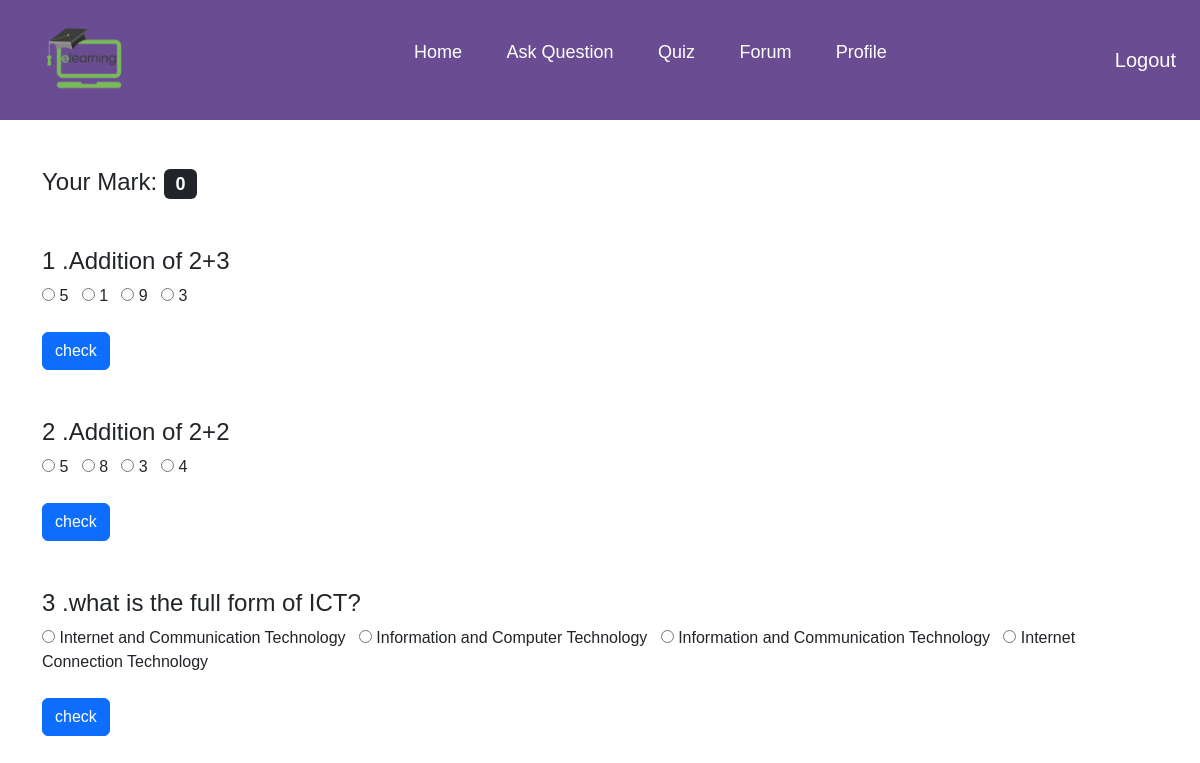
/quiz/ (signed in), run on the app's committed database.
### account/models.py (models this page shows, shortened)
class User(AbstractBaseUser, PermissionsMixin):
    email = models.EmailField(unique=True, null=False)
    is_active = models.BooleanField(default=True)
    is_staff = models.BooleanField(default=False)
    is_instructor = models.BooleanField(
        default=False, verbose_name="Create Account As A Instructor?"
    )
    USERNAME_FIELD = "email"
    objects = UserManager()

### instructor/models.py (models this page shows)
class Quiz(models.Model):
    instructor = models.ForeignKey(InstructorProfile, on_delete=models.CASCADE)
    quiz_question = models.CharField(max_length=300)
    option_1 = models.CharField(max_length=200)
    option_2 = models.CharField(max_length=200)
    option_3 = models.CharField(max_length=200)
    option_4 = models.CharField(max_length=200)
    correct_ans = models.CharField(max_length=200)
    def __str__(self):
        return self.quiz_question

### learner/views.py (the view)
# urls.py: path('quiz/', views.quiz, name='quiz'),
@login_required
def quiz(request):
    allquiz = Quiz.objects.all().order_by("-id")
    dic = {"allquiz": allquiz}
    for quiz in allquiz:
        ans = QuizAnswer.objects.filter(user=request.user, quiz=quiz)
        if ans.exists():
            dic.update({"answer": True})
        else:
            dic.update({"answer": False})
    return render(request, "learner/quiz.html", context={"allquiz": allquiz})

### learner/templatetags/custom_filters.py (called while the page is built)
@register.filter
def mark_count(user):
    return QuizAnswer.objects.filter(user=user).count()

### templates/learner/quiz.html (shortened to what this page needs)
{% extends 'base.html' %}
{% load custom_filters %}
{% block content %}
<div class="container">
    <h4> Your Mark: <span class="badge text-bg-dark">{{user|mark_count}}</span></h4>
    {% for quiz in allquiz %}
    <form action="{% url 'quiz_ans' pk=quiz.pk %}" method="post" class="mt-5">
        <h4>{{forloop.counter}} .{{quiz}}
        </h4>
        <input type="radio" name="answer" id="" value="{{quiz.option_1}}" required> {{quiz.option_1}}&nbsp;&nbsp;
        <input type="radio" name="answer" id="" value="{{quiz.option_2}}" required> {{quiz.option_2}}&nbsp;&nbsp;
        <input type="radio" name="answer" id="" value="{{quiz.option_3}}" required> {{quiz.option_3}}&nbsp;&nbsp;
        <input type="radio" name="answer" id="" value="{{quiz.option_4}}" required> {{quiz.option_4}}<br><br>
        <input type="submit" value="check" class="btn btn-primary">
    </form>
    {% endfor %}
</div>
{% endblock content %}

### templates/base.html (shortened to what this page needs)
{% load static %}
<!DOCTYPE html>
<html lang="en">
<head>
    <link href="https://cdn.jsdelivr.net/npm/bootstrap@5.3.2/dist/css/bootstrap.min.css" rel="stylesheet"
>
    <link rel="stylesheet" href="{% static 'style/style.css' %}">
</head>
</head>
<body>
    <nav>
        <div class="icon">
            <a href="{% url 'home'%}">
                <img  class="icon_image" src="{% static 'icon/icon.png' %}" alt="logo">
            </a>
        </div>
        <div class="all_links">
            <ul>
                <li><a href="{% url 'home'%}">Home</a></li>
                {% if user.learner_profile %}
                <li><a href="{% url 'ask_question'%}">Ask Question</a></li>
                <li><a href="{% url 'quiz'%}">Quiz</a></li>
                {% endif %}
                <li><a href="{% url 'forum' %}">Forum</a></li>
                {% if user.is_authenticated %}
                <li><a href="{% url 'view_profile' %}">Profile</a></li>
                {% endif %}
            </ul>
        </div>
        <div class="join">
            {% if user.is_authenticated %}
            <a href="{% url 'logout' %}">Logout</a>
            {% else %}
            <a href="{% url 'login' %}">Login</a>
            {% endif %}
        </div>
    </nav>
    {% block content %}
    {% endblock content %}
</body>
</html>

### static/style/style.css (style rules this page uses)
* { margin: 0; padding: 0; box-sizing: border-box; font-family: Arial, Helvetica, sans-serif; }
body { width: 100%; }
html { scroll-behavior: smooth; }
nav { display: flex; justify-content: space-between; align-items: center; padding: 0px 2%; background-color: #6a4c92; position: sticky; }
nav ul li { list-style: none; display: inline-block; margin: 0 20px; }
nav ul li a { text-decoration: none; color: #ffffff; font-size: 18px; transition: color 0.5s; }
.icon { display: flex; align-items: center; justify-content: center; }
.icon_image { margin-right: 10px; width: 120px; }
.join a { font-size: 20px; text-decoration: none; color: #fffcfc; }

### data on the page
User: id "0"
Quiz: quiz_question "Addition of 2+3", option_1 "5", option_2 "1", option_3 "9", option_4 "3"
Quiz: quiz_question "Addition of 2+2", option_1 "5", option_2 "8", option_3 "3", option_4 "4"
Quiz: quiz_question "what is the full form of ICT?", option_1 "Internet and Communication Technology", option_2 "Information and Computer Technology", option_3 "Information and Communication Technology", option_4 "Internet Connection Technology"
